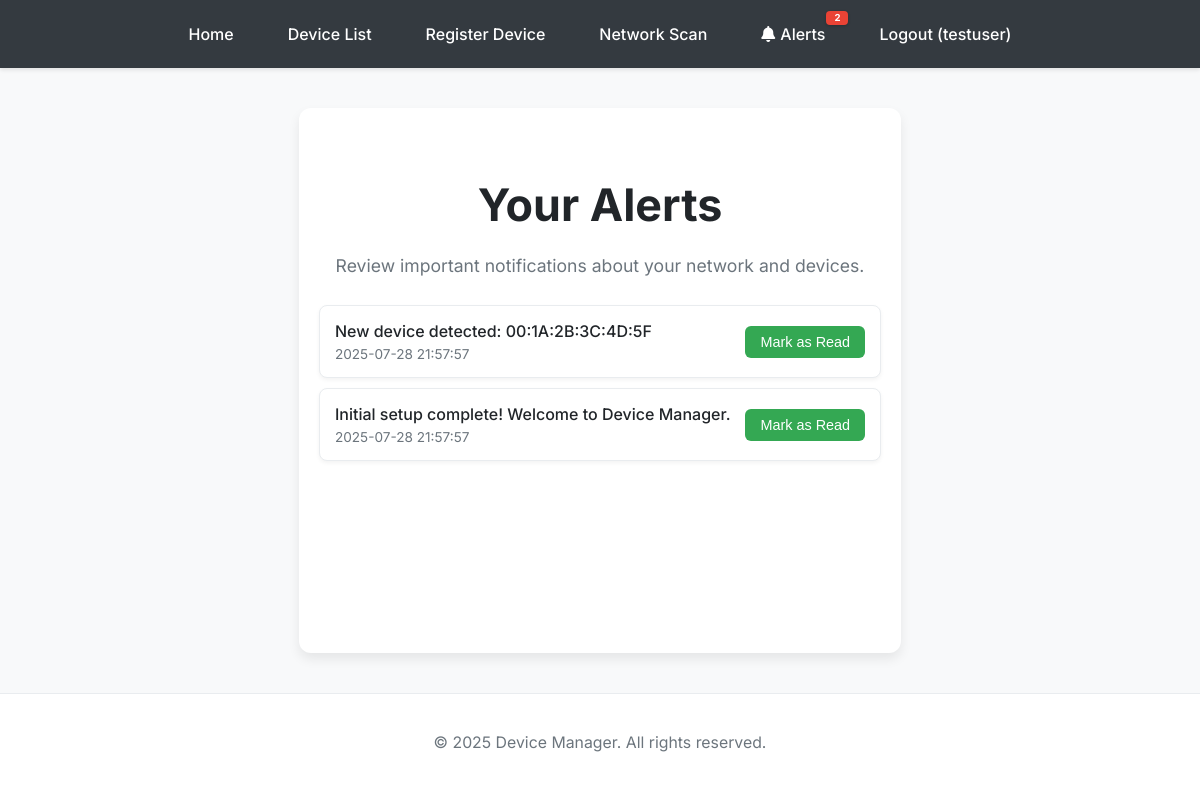
/alerts (signed in), run on an earlier commit of the app's database.
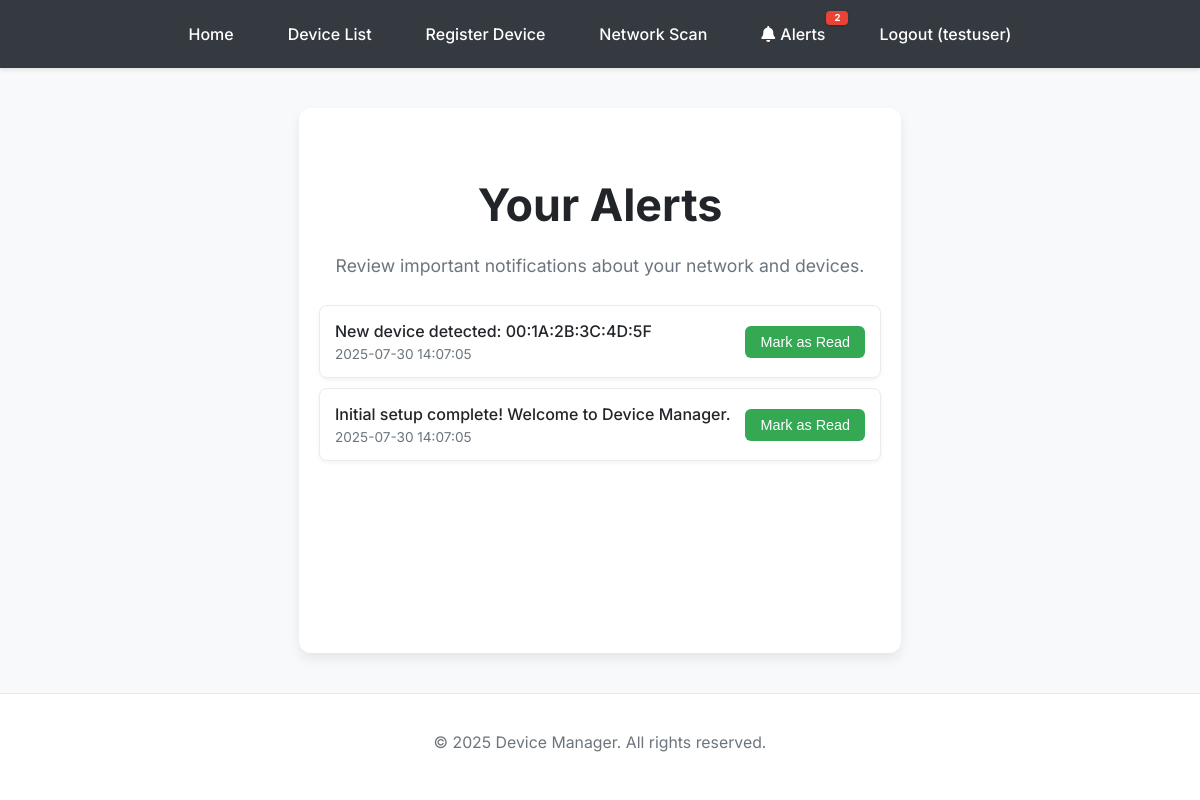
And on a later commit of the database.
### app.py (models this page shows, shortened)
class Alert(db.Model):
    id = db.Column(db.Integer, primary_key=True)
    user_id = db.Column(db.Integer, db.ForeignKey('user.id'), nullable=False)
    message = db.Column(db.String(255), nullable=False)
    timestamp = db.Column(db.DateTime, default=datetime.now, nullable=False)
    is_read = db.Column(db.Boolean, default=False)

### app.py (the view)
@app.route('/alerts')
@login_required
def alerts_page():
    all_alerts = Alert.query.filter_by(user_id=current_user.id).order_by(Alert.timestamp.desc()).all()
    return render_template('alerts.html', alerts=all_alerts)

### app.py (called while the page is built)
@login_manager.user_loader
def load_user(user_id):
    return User.query.get(int(user_id))

@app.context_processor
def inject_unread_alerts_count():
    if current_user.is_authenticated:
        unread_count = Alert.query.filter_by(user_id=current_user.id, is_read=False).count()
        return dict(unread_alerts_count=unread_count)
    return dict(unread_alerts_count=0)

### templates/alerts.html (shortened to what this page needs)
<!DOCTYPE html>
<html>
<head>
</head>
<body>
    {% include 'base_navbar.html' %}
    <div class="container">
        <h1>Your Alerts</h1>
        <p>Review important notifications about your network and devices.</p>
        {% if alerts %}
            <ul class="alerts-list">
                {% for alert in alerts %}
                    <li class="{% if alert.is_read %}read{% endif %}">
                        <div class="alert-content">
                            <div class="alert-message">{{ alert.message }}</div>
                            <div class="alert-timestamp">{{ alert.timestamp.strftime('%Y-%m-%d %H:%M:%S') }}</div>
                        </div>
                        {% if not alert.is_read %}
                            <form action="{{ url_for('mark_alert_read', alert_id=alert.id) }}" method="post" style="margin-left: 15px;">
                                <button type="submit" class="mark-read-button">Mark as Read</button>
                            </form>
                        {% endif %}
                    </li>
                {% endfor %}
            </ul>
        {% else %}
            <p class="no-alerts">You have no alerts at this time.</p>
        {% endif %}
    </div>
    <footer>
        <p>&copy; 2025 Device Manager. All rights reserved.</p>
    </footer>
</body>
</html>

What changed in the data, as far as the page shows it:
changed Alert "New device detected: 00:1A:2B:3C:4D:5F": timestamp "2025-07-28 21:57:57" → "2025-07-30 14:07:05"
changed Alert "Initial setup complete! Welcome to Device Manager.": timestamp "2025-07-28 21:57:57" → "2025-07-30 14:07:05"
